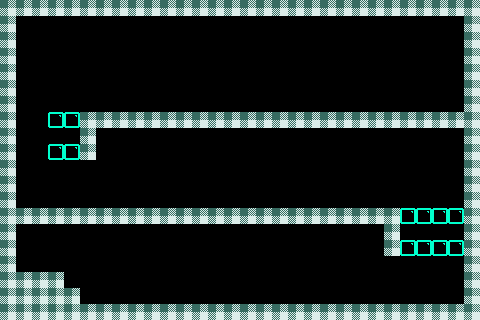

The image is a tile-based game level rendered from a .tmx file. Its description and source (layers, tilesets, objects; grid data summarised) follow:
An orthogonal 30x20 tile map with 16x16 px tiles, 2 tile layers (bricks, solidbricks), 5 tilesets and 16 objects (6x PowerUpSpawnPoint, 3x diagonalFlyerSpawnPoint, 3x StarInGameCurrency, TimeBomb, SpawnPoint, ...).

<map version="1.0" orientation="orthogonal" width="30" height="20" tilewidth="16" tileheight="16">
 <tileset firstgid="1" name="TileSetTemplate" tilewidth="16" tileheight="16">
  <image source="TileSetTemplate.png" width="64" height="64" />
 </tileset>
 <tileset firstgid="17" name="TileSetTemplateSolid" tilewidth="16" tileheight="16">
  <image source="TileSetTemplateSolid.png" width="64" height="64" />
 </tileset>
 <tileset firstgid="33" name="Tile N" tilewidth="16" tileheight="16">
  <image source="Tile N.png" width="16" height="16" />
 </tileset>
 <tileset firstgid="34" name="Tile 9 DarkGreen" tilewidth="16" tileheight="16">
  <image source="Tile 9 DarkGreen.png" width="16" height="16" />
 </tileset>
 <tileset firstgid="35" name="Tile 8 LightBlue" tilewidth="16" tileheight="16">
  <image source="Tile 8 LightBlue.png" width="16" height="16" />
 </tileset>
 <layer name="bricks" width="30" height="20">
  <data>[600 cells, 12 non-empty, 1 distinct tile ids]</data>
 </layer>
 <layer name="solidbricks" width="30" height="20">
  <data>[600 cells, 155 non-empty, 1 distinct tile ids]</data>
 </layer>
 <objectgroup name="Objects" width="30" height="20">
  <object x="441" y="107" height="1" />
  <object name="diagonalFlyerSpawnPoint" x="34" y="34">
   <properties>
    <property name="diagonalFlyerSpawnPoint" value="1" />
   </properties>
  </object>
  <object name="diagonalFlyerSpawnPoint" x="449" y="35">
   <properties>
    <property name="diagonalFlyerSpawnPoint" value="1" />
   </properties>
  </object>
  <object name="diagonalFlyerSpawnPoint" x="448" y="143">
   <properties>
    <property name="diagonalFlyerSpawnPoint" value="1" />
   </properties>
  </object>
  <object name="StarInGameCurrency" x="449" y="56">
   <properties>
    <property name="StarInGameCurrency" value="1" />
   </properties>
  </object>
  <object name="StarInGameCurrency" x="256" y="149">
   <properties>
    <property name="StarInGameCurrency" value="1" />
   </properties>
  </object>
  <object name="StarInGameCurrency" x="258" y="57">
   <properties>
    <property name="StarInGameCurrency" value="1" />
   </properties>
  </object>
  <object name="PowerUpSpawnPoint" x="112" y="147">
   <properties>
    <property name="PowerUpSpawnPoint" value="0" />
   </properties>
  </object>
  <object name="PowerUpSpawnPoint" x="127" y="147">
   <properties>
    <property name="PowerUpSpawnPoint" value="1" />
   </properties>
  </object>
  <object name="PowerUpSpawnPoint" x="145" y="147">
   <properties>
    <property name="PowerUpSpawnPoint" value="2" />
   </properties>
  </object>
  <object name="PowerUpSpawnPoint" x="161" y="147">
   <properties>
    <property name="PowerUpSpawnPoint" value="3" />
   </properties>
  </object>
  <object name="PowerUpSpawnPoint" x="179" y="147">
   <properties>
    <property name="PowerUpSpawnPoint" value="4" />
   </properties>
  </object>
  <object name="PowerUpSpawnPoint" x="199" y="147">
   <properties>
    <property name="PowerUpSpawnPoint" value="5" />
   </properties>
  </object>
  <object name="TimeBomb" x="66" y="45">
   <properties>
    <property name="TimeBomb" value="1" />
   </properties>
  </object>
  <object name="SpawnPoint" x="42" y="251">
   <properties>
    <property name="SpawnPoint" value="1" />
   </properties>
  </object>
  <object name="ExitDoor" x="257" y="82">
   <properties>
    <property name="ExitDoor" value="1" />
   </properties>
  </object>
 </objectgroup>
</map>
